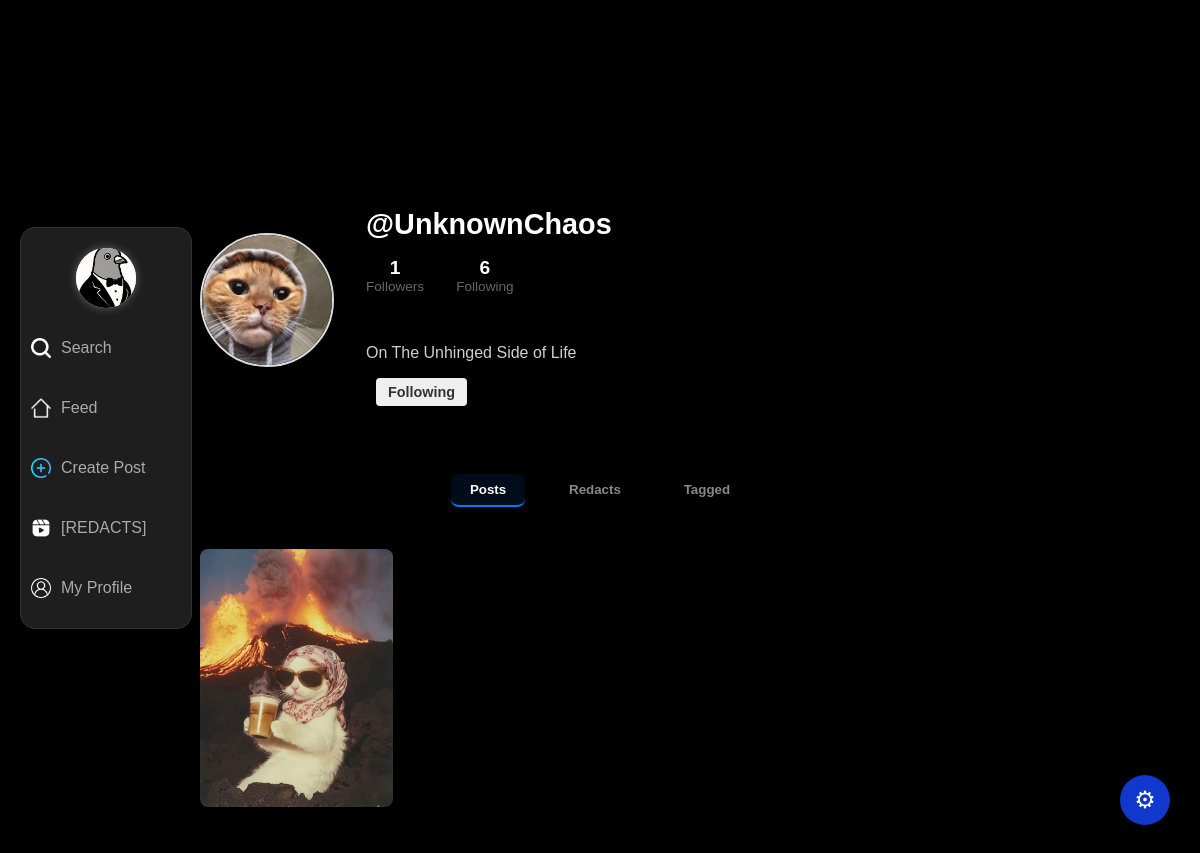
Before: /profile.php?user=UnknownChaos (signed in) with the older database file.
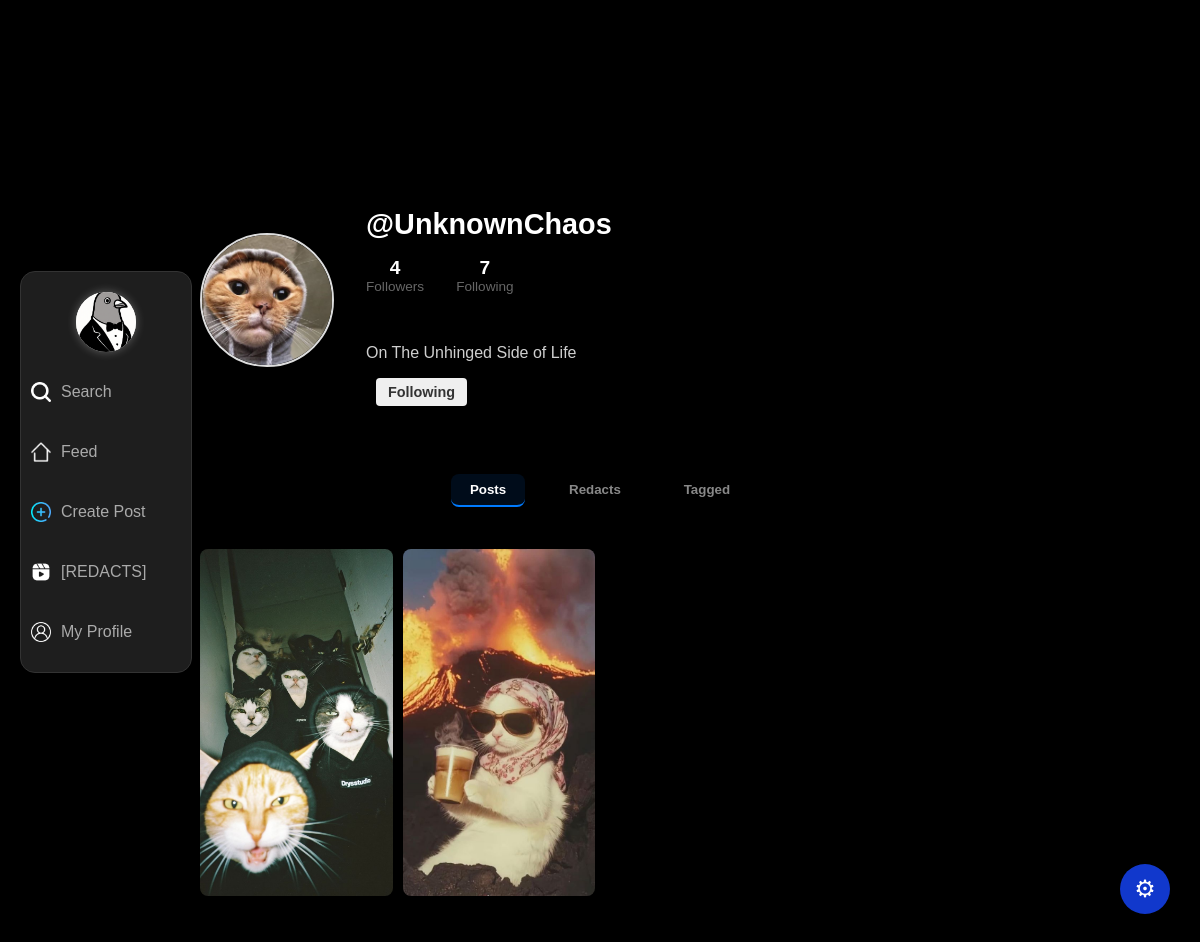
After: the same page with the newer database file.
### tables this page shows
CREATE TABLE `users` (
  `id` int(11) NOT NULL AUTO_INCREMENT,
  `username` varchar(50) NOT NULL,
  `email` varchar(100) NOT NULL,
  `password` varchar(255) NOT NULL,
  `profile_pic` varchar(255) DEFAULT 'assets/images/default.png',
  `bio` text DEFAULT '',
  `created_at` timestamp NOT NULL DEFAULT current_timestamp(),
  PRIMARY KEY (`id`),
  UNIQUE KEY `username` (`username`),
  UNIQUE KEY `email` (`email`)
);

CREATE TABLE `posts` (
  `id` int(11) NOT NULL AUTO_INCREMENT,
  `user_id` int(11) NOT NULL,
  `content` text DEFAULT NULL,
  `image_path` varchar(255) DEFAULT NULL,
  `created_at` timestamp NOT NULL DEFAULT current_timestamp(),
  PRIMARY KEY (`id`),
  KEY `user_id` (`user_id`),
  CONSTRAINT `posts_ibfk_1` FOREIGN KEY (`user_id`) REFERENCES `users` (`id`) ON DELETE CASCADE
);

### profile.php (the view, shortened to what this page needs)
<?php
require_once 'db/db.php';
$username = $_GET['user'];
$user_id = $_SESSION['user_id'];
$user_stmt = $conn->prepare("SELECT * FROM users WHERE username = ?");
$user_stmt->bind_param("s", $username);
$user_stmt->execute();
$user_result = $user_stmt->get_result();
$user_data = $user_result->fetch_assoc();
$is_own_profile = ($_SESSION['username'] === $username);
$follower_count = $conn->query("SELECT COUNT(*) FROM followers WHERE following_id = {$user_data['id']}")->fetch_row()[0];
$following_count = $conn->query("SELECT COUNT(*) FROM followers WHERE follower_id = {$user_data['id']}")->fetch_row()[0];
$sql = "SELECT posts.*, users.username, users.profile_pic,
    IFNULL(SUM(post_votes.vote), 0) AS votes,
    (SELECT vote FROM post_votes WHERE post_id = posts.id AND user_id = ?) AS user_vote
    FROM posts
    LEFT JOIN users ON posts.user_id = users.id
    LEFT JOIN post_votes ON posts.id = post_votes.post_id
    WHERE posts.user_id = ?
    GROUP BY posts.id
    ORDER BY posts.created_at DESC";
$post_stmt = $conn->prepare($sql);
$post_stmt->bind_param("ii", $user_id, $user_data['id']);
$post_stmt->execute();
$posts = $post_stmt->get_result();
$is_following = false;
if (!$is_own_profile) {
    $check_follow = $conn->query("SELECT 1 FROM followers WHERE follower_id = {$user_id} AND following_id = {$user_data['id']}");
    $is_following = $check_follow->num_rows > 0;
}
?>
<!DOCTYPE html>
<html lang="en">
<head>
    <link rel="stylesheet" href="assets/css/style.css">
</head>
<body>
    <?php include 'navbar.php'; ?>
    <div class="profile-container">
        <div class="profile-header">
            <img src="<?php echo htmlspecialchars($user_data['profile_pic'] ?? 'assets/images/default.png'); ?>" class="profile-pic" alt="Profile Picture">
            <div class="profile-info">
                <h2>@<?php echo htmlspecialchars($username); ?></h2>
                <div class="follow-stats">
                    <div class="stat">
                        <strong><?php echo $follower_count; ?></strong><span>Followers</span>
                    </div>
                    <div class="stat">
                        <strong><?php echo $following_count; ?></strong><span>Following</span>
                    </div>
                </div>
                <br>
                <p><?php echo nl2br(htmlspecialchars($user_data['bio'] ?? '')); ?></p>
                <?php if (!$is_own_profile): ?>
                    <form action="follow.php" method="post">
                        <button class="btn follow-btn <?php echo $is_following ? 'unfollow' : 'follow'; ?>" type="submit" name="action" value="<?php echo $is_following ? 'unfollow' : 'follow'; ?>">
                            <?php echo $is_following ? 'Following' : 'Follow'; ?>
                        </button>
                    </form>
                <?php endif; ?>
            </div>
        </div>
        <?php
            $all_posts = [];
            while ($post = $posts->fetch_assoc()) {
                $post['profile_pic'] = $user_data['profile_pic'];
                $topic_stmt = $conn->prepare("SELECT t.name FROM post_topics pt JOIN topics t ON pt.topic_id = t.id WHERE pt.post_id = ?");
                $topic_stmt->bind_param("i", $post['id']);
                $topic_stmt->execute();
                $topic_result = $topic_stmt->get_result();
                $tags = [];
                while ($tag = $topic_result->fetch_assoc()) {
                    $tags[] = '#' . htmlspecialchars($tag['name']);
                }
                $post['tags'] = $tags;
                $all_posts[] = $post;
            }
        ?>
        <div class="tabs-buttons">
            <button class="tab-btn active" data-tab="posts">Posts</button>
            <button class="tab-btn" data-tab="reels">Redacts</button>
            <button class="tab-btn" data-tab="tagged">Tagged</button>
        </div>
        <div class="profile-tab-content">
            <div class="tab-content active" id="posts">
                <div class="profile-grid">
                    <?php $has_posts = false;
                    foreach ($all_posts as $index => $post): ?>
                      <div class="grid-item" data-index="<?php echo $index; ?>">
                        <?php
                            $ext = strtolower(pathinfo($post['image_path'], PATHINFO_EXTENSION));
                            if (in_array($ext, ['jpg', 'jpeg', 'png', 'gif', 'webp'])):
                                $has_posts = true;?>
                                <img src="<?php echo htmlspecialchars($post['image_path']); ?>" alt="">
                            <?php elseif (in_array($ext, ['mp4', 'webm', 'ogg'])):
                              $has_posts = true;?>
                                <video autoplay loop muted class="click-toggle-mute">
                                    <source src="<?php echo htmlspecialchars($post['image_path']); ?>" type="video/<?php echo $ext; ?>">
                                </video>
                            <?php endif; ?>
                      </div>
                    <?php endforeach; ?>
                </div>
            </div>
        </div>
    </div>
<?php include 'settings.php'; ?>
</body>
</html>

### navbar.php (shortened to what this page needs)
<?php
$currentPage = basename($_SERVER['PHP_SELF']);
$loggedInUsername = isset($_SESSION['username']) ? $_SESSION['username'] : null;
?>
<div class="navbar">
    <div class="navbar-logo" onclick="toggleNavbar()">
        <img src="assets/images/Redacted_Logo.png" alt="Logo">
    </div>
    <a href="search.php" class="<?= $currentPage == 'search.php' ? 'active' : '' ?>">
    <img src="assets/images/search_icon.png" alt="Search Icon">
    Search
    </a>
    <a href="feed.php" class="<?= $currentPage == 'feed.php' ? 'active' : '' ?>">
        <img src="assets/images/home_icon.png" alt="House Icon">
        Feed
    </a>
    <a href="post.php" class="<?= $currentPage == 'post.php' ? 'active' : '' ?>">
        <img src="assets/images/create_icon.png" alt="Create Icon">
        Create Post
    </a>
    <a href="loop.php" class="<?= $currentPage == 'loop.php' ? 'active' : '' ?>">
        <img src="assets/images/redacts_icon.png" alt="Loop Icon">
        [REDACTS]
    </a>
    <?php if ($loggedInUsername): ?>
        <a href="profile.php?user=<?= urlencode($loggedInUsername) ?>"
            class="<?= ($currentPage == 'profile.php' && isset($_GET['user']) && $_GET['user'] === $loggedInUsername) ? 'active' : '' ?>">
            <img src="assets/images/default.png" alt="Profile Icon">
            My Profile
        </a>
    <?php endif; ?>
</div>

### settings.php (shortened to what this page needs)
<button class="settings-btn" onclick="toggleSettings()">
    <span>&#9881;</span>
</button>

### assets/css/style.css (style rules this page uses)
body { background-color: #000; color: #fff; font-family: 'Trebuchet MS', sans-serif; text-align: center; justify-content: center; padding-top: 120px; margin: 0; }
input, button { margin: 10px; padding: 10px; border-radius: 8px; border: none; }
.btn { background-color: #1138cc; color: #fff; font-weight: bold; cursor: pointer; width: 20%; }
a { color: #00ffff; text-decoration: none; }
.navbar-logo { width: 60px; height: 60px; border-radius: 50%; background-color: white; box-shadow: 0 0 10px rgba(255, 255, 255, 0.3); transition: transform 0.3s ease; }
.profile-container { max-width: 800px; margin: 2rem auto; padding: 1rem; display: flex; flex-direction: column; gap: 2rem; }
.profile-header { display: flex; align-items: center; gap: 2rem; }
.profile-pic { width: 130px; height: 130px; border-radius: 50%; object-fit: cover; border: 2px solid #ddd; }
.profile-info { flex: 1; text-align: left; padding: 1rem 0; }
.profile-info h2 { font-size: 1.8rem; margin-bottom: 0.5rem; }
.profile-info p { font-size: 1rem; color: #cfcfcf; margin-bottom: 1rem; white-space: pre-wrap; }
.follow-stats { display: flex; gap: 2rem; margin: 1rem 0 1rem; font-size: 1rem; color: #555; }
.follow-stats .stat { display: flex; flex-direction: column; align-items: center; }
.follow-stats .stat strong { font-size: 1.2rem; color: #ffffff; }
.follow-stats .stat span { font-size: 0.85rem; color: #666; }
.profile-grid { display: grid; grid-template-columns: repeat(auto-fill, minmax(180px, 1fr)); gap: 10px; }
.profile-grid img, .profile-grid video { width: 100%; height: 100%; object-fit: cover; border-radius: 8px; }
.tab-btn { padding: 0.5rem 1.2rem; border: none; background-color: transparent; font-weight: bold; color: #888; border-bottom: 2px solid transparent; cursor: pointer; transition: all 0.3s ease; position: relative; }
.tab-btn.active { border-bottom: 2px solid #007bff; color: white; font-weight: bold; background-color: rgba(0, 123, 255, 0.1); transition: all 0.3s ease; }
.tab-content { display: none; animation: fadeIn 0.3s ease-in-out; }
.tab-content.active { display: block; }
.tab-content { display: none; }
.settings-btn { position: fixed; bottom: 20px; right: 20px; width: 50px; height: 50px; border-radius: 50%; background-color: #1138cc; color: white; font-size: 24px; border: none; cursor: pointer; z-index: 1001; box-shadow: 0 2px 10px rgba(0, 0, 0, 0.4); display: flex; align-items: center; justify-content: center; }
.follow-btn { display: flex; padding: 6px 12px; border: none; border-radius: 4px; cursor: pointer; font-weight: bold; font-size: 0.9rem; width: fit-content; }
.follow-btn.unfollow { background-color: #efefef; color: #333; }

### navbar.php (style rules this page uses)
.navbar { position: fixed; top: 50%; left: 20px; transform: translateY(-50%); background: #1e1e1e; padding: 20px 10px; border-radius: 15px; display: flex; flex-direction: column; gap: 20px; z-index: 1000; box-shadow: 0 2px 10px rgba(0,0,0,0.5); border: 1px solid #333; align-items: center; width: 150px; transition: all 0.5s ease; }
.navbar-logo { width: 60px; height: 60px; border-radius: 50%; background-color: white; box-shadow: 0 0 10px rgba(255, 255, 255, 0.3); transition: transform 0.3s ease, margin-top 0.5s ease; margin-bottom: 0; overflow: hidden; cursor: pointer; }
.navbar-logo img { width: 100%; height: 100%; object-fit: cover; }
.navbar a { color: #aaa; text-decoration: none; font-size: 16px; padding: 10px 20px; border-radius: 10px; transition: background 0.2s, color 0.2s; text-align: center; width: 100%; display: flex; align-items: center; justify-content: flex-start; }
.navbar a img { width: 20px; height: 20px; margin-right: 10px; }

Changed rows visible on the page:
shown differently, row unchanged: users "On The Unhinged Side of Life": id (not shown) → "4"
added posts: image_path (picture)
Other visible differences:
$following_count: "6" → "7"
$follower_count: "1" → (not shown)
